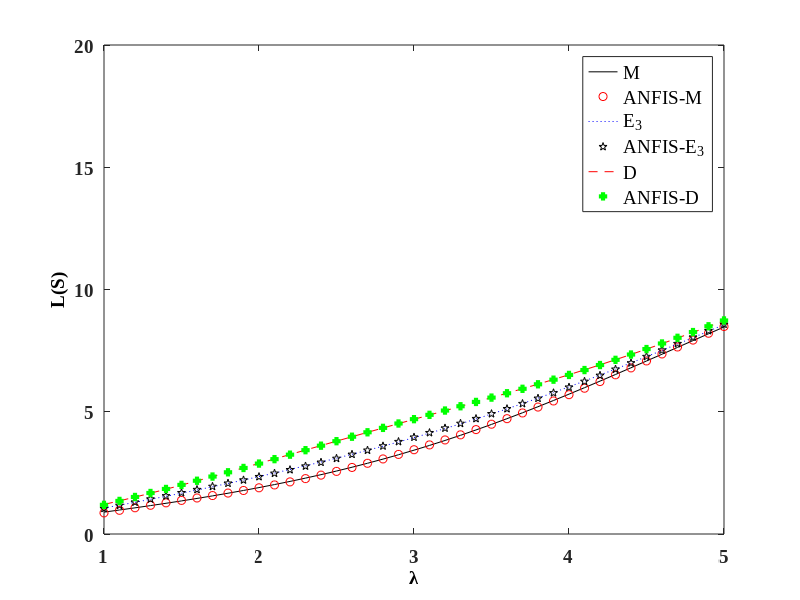

MATLAB code to generate this figure:
%% lambda expo balking L vs ens (actual pradicted) 
L=[	1	1.1	1.2	1.3	1.4	1.5	1.6	1.7	1.8	1.9	2	2.1	2.2	2.3	2.4	2.5	2.6	2.7	2.8	2.9	3	3.1	3.2	3.3	3.4	3.5	3.6	3.7	3.8	3.9	4	4.1	4.2	4.3	4.4	4.5	4.6	4.7	4.8	4.9	5	5.1	5.2	5.3	5.4	5.5	5.6	5.7	5.8	5.9	6	6.1	6.2	6.3	6.4	6.5	6.6	6.7	6.8	6.9	7	7.1	7.2	7.3	7.4	7.5	7.6	7.7	7.8	7.9	8	8.1	8.2	8.3	8.4	8.5	8.6	8.7	8.8	8.9	9	9.1	9.2	9.3	9.4	9.5	9.6	9.7	9.8	9.9	10];
ens=[	0.894413055	0.981408868	1.070510383	1.162041992	1.256326118	1.353689447	1.454466952	1.559004231	1.667658481	1.780798246	1.898802015	2.022055679	2.150948848	2.285870027	2.427200667	2.575308156	2.730537858	2.893204376	3.063582292	3.241896703	3.428313939	3.622932913	3.825777544	4.036790743	4.25583036	4.482667425	4.716986926	4.958391175	5.206405709	5.46048746	5.720034845	5.984399258	6.252897422	6.524824013	6.799463994	7.07610416	7.354043516	7.632602183	7.911128684	8.189005565	8.465653405	8.740533346	9.013148345	9.283043353	9.549804663	9.813058647	10.07247007	10.32774017	10.57860463	10.8248315	11.06621929	11.30259502	11.53381252	11.7597508	11.98031253	12.19542266	12.40502709	12.6090914	12.80759965	13.00055316	13.18796938	13.36988067	13.54633317	13.71738561	13.88310817	14.04358135	14.1988948	14.34914628	14.49444052	14.63488825	14.77060518	14.90171106	15.02832885	15.15058384	15.26860293	15.38251392	15.49244489	15.59852361	15.70087706	15.79963093	15.8949093	15.98683421	16.07552546	16.16110028	16.24367318	16.32335576	16.40025661	16.47448117	16.54613171	16.61530724	16.68210353];
ensp=[0.86366058	0.969302744	1.072953832	1.174742372	1.274966778	1.374140816	1.473030876	1.572673124	1.674357166	1.779565451	1.889865799	2.006767539	2.131565765	2.265206992	2.408207504	2.56064236	2.722203525	2.892308255	3.070230164	3.255226585	3.446643786	3.643991329	3.846984627	4.055558933	4.269858903	4.490206794	4.717050657	4.95089296	5.192200927	5.441303055	5.698281641	5.96287736	6.234426396	6.511850107	6.793709355	7.078321199	7.36391894	7.648824292	7.931597875	8.211142213	8.486745958	8.758072759	9.025108264	9.288082226	9.5473809	9.803460361	10.05676656	10.30766441	10.55637666	10.80293369	11.04713722	11.28854332	11.52647176	11.7600483	11.98828253	12.21017622	12.42484741	12.63164797	12.83024999	13.02068257	13.203313	13.3787802	13.54789851	13.71155265	13.87060146	14.02580106	14.17775052	14.32685858	14.47332705	14.61714724	14.75810701	14.89580897	15.02970214	15.15913091	15.283404	15.40188268	15.51408109	15.61976387	15.71902106	15.81229979	15.9003805	15.98429946	16.06523417	16.14437779	16.2228285	16.30151145	16.38113977	16.46221013	16.54502343	16.62971915	16.7163141];
ense=[	1.062758488	1.178342123	1.296920296	1.418453171	1.542889419	1.670176412	1.800268275	1.933132366	2.068754542	2.207143406	2.34833367	2.492388692	2.639402188	2.789499075	2.942835361	3.099596971	3.259997396	3.42427404	3.592683186	3.765493542	3.9429784	4.12540653	4.313032038	4.506083513	4.704752908	4.90918465	5.119465558	5.335616134	5.557583771	5.785238306	6.018370251	6.256691827	6.499840775	6.747386706	6.998839625	7.253660106	7.511270545	7.771066895	8.032430308	8.294738187	8.55737426	8.819737381	9.081248917	9.341358648	9.599549241	9.855339379	10.10828572	10.35798386	10.60406844	10.84621269	11.0841274	11.31755959	11.54629092	11.770136	11.98894053	12.20257946	12.41095516	12.61399553	12.81165223	13.00389884	13.1907292	13.37215566	13.54820744	13.71892906	13.88437878	14.04462712	14.19975542	14.34985451	14.49502339	14.63536803	14.77100019	14.90203639	15.02859689	15.15080478	15.26878514	15.38266428	15.49256904	15.59862619	15.70096187	15.79970112	15.89496743	15.9868824	16.07556543	16.16113347	16.24370076	16.32337871	16.40027572	16.47449711	16.54614501	16.61531835	16.68211282];
ensep=[	1.038621689	1.169594497	1.299621679	1.428792958	1.557294394	1.685433784	1.813661005	1.942576155	2.07291748	2.205522806	2.341263448	2.48095792	2.625281474	2.774692416	2.929393837	3.089339918	3.254283229	3.423849171	3.597619641	3.77521032	3.956331974	4.1408324	4.328719951	4.520171303	4.715525719	4.915266491	5.11998849	5.330349638	5.547004572	5.770521235	6.001285983	6.239409184	6.484649204	6.736375103	6.993584219	7.254979613	7.519096731	7.784454759	8.04970188	8.313727351	8.575724813	8.835204872	9.091965694	9.346035475	9.597600574	9.846929905	10.09430216	10.33993918	10.58394724	10.82626796	11.06664216	11.30459165	11.53942567	11.77027768	11.99617515	12.21613772	12.42929101	12.63497572	12.83283002	13.0228277	13.20526551	13.3807055	13.54988782	13.71363282	13.87274891	14.02795696	14.17983515	14.32878363	14.47500581	14.61850289	14.75907983	14.89636272	15.02982993	15.15885994	15.2827981	15.40104091	15.51313081	15.61884759	15.71827802	15.81184519	15.90028687	15.9845844	16.0658573	16.14524694	16.2238127	16.30245741	16.38188781	16.46260749	16.54493339	16.62902614	16.71492539];
ensd=[1.208485354	1.35613914	1.509581546	1.668420842	1.832185574	2.000344526	2.172325337	2.3475318	2.525359872	2.705212499	2.886513395	3.068719978	3.251335583	3.433921017	3.616105389	3.797596027	3.978187182	4.157767135	4.336323262	4.513944611	4.690821528	4.867241975	5.043584238	5.2203059	5.397929098	5.577022353	5.758179464	5.941996236	6.129046064	6.319855535	6.514881393	6.714490139	6.918941483	7.128376583	7.342811708	7.562137521	7.786123802	8.014429015	8.246613828	8.482157509	8.720475992	8.960940501	9.202895695	9.445676526	9.688623193	9.931093851	10.1724749	10.41218891	10.64970023	10.88451874	11.11620172	11.3443545	11.56862984	11.78872655	12.00438752	12.21539728	12.42157933	12.62279333	12.81893228	13.00991968	13.19570674	13.37626981	13.55160775	13.72173964	13.88670242	14.04654885	14.20134551	14.35117096	14.49611404	14.63627231	14.77175061	14.90265972	15.02911519	15.15123622	15.2691447	15.3829643	15.4928197	15.5988359	15.70113755	15.7998485	15.89509124	15.98698657	16.07565321	16.16120754	16.24376337	16.32343171	16.40032065	16.47453525	16.54617745	16.61534598	16.68213639];
ensdp=[1.192332129	1.35265216	1.514169884	1.677153545	1.84189522	2.008693243	2.177824465	2.349506606	2.523854277	2.700836442	2.880246631	3.06169767	3.244648317	3.4284603	3.612474386	3.796087978	3.978817489	4.160335594	4.340482473	4.519257262	4.696798957	4.8733654	5.04931619	5.22510208	5.401260491	5.57841446	5.757270558	5.938610069	6.123267184	6.312088769	6.505873203	6.705291269	6.910799578	7.122564204	7.340415443	7.563850605	7.792090101	8.024176702	8.259095386	8.495887048	8.733734523	8.97201014	9.210285071	9.448308118	9.685964303	9.923222715	10.16008057	10.39650794	10.63239611	10.86751232	11.10146476	11.33368278	11.56341879	11.78977753	12.01177547	12.22842704	12.43884682	12.64234998	12.83853062	13.02730104	13.20888438	13.38376432	13.55260485	13.71615759	13.87517234	14.03032197	14.18214656	14.33101677	14.47711426	14.62042598	14.76075063	14.89771723	15.03081744	15.15945377	15.283005	15.40090677	15.51274001	15.61831448	15.71773072	15.81140479	15.90004662	15.98459422	16.0661172	16.14571001	16.22439601	16.3030568	16.38239318	16.46291547	16.54495617	16.62869619	16.71419673];

 p=plot(L,ens,'k-',L,ensp,'ro', L, ense, 'b:', L,ensep,'kp', L,ensd,'r--', L,ensdp,'gs' ,'LineWidth',3,'MarkerSize',3);
  set(gca,'FontSize',14,'FontName','Times New Roman','FontWeight','Bold');
  xlim([1,5]), %ylim([1,15])
% %   set(gca,'XTick',[1:1:20],'YTick',[0:1:9],'FontSize',14,'FontName','Times New Roman','FontWeight','Bold');
   legend({'M','ANFIS-M', 'E_{3}','ANFIS-E_{3}','D','ANFIS-D'},'FontSize',14,'FontName','Times New Roman')
    ylabel('L(S)','FontSize',14,'FontName','Times New Roman', 'Color','k')
  xlabel('\lambda', 'FontSize',14,'FontName','Times New Roman','Color','k')
  
%%  lambda constant balking L vs ens (actual pradicted) 
% L	=[1	1.1	1.2	1.3	1.4	1.5	1.6	1.7	1.8	1.9	2	2.1	2.2	2.3	2.4	2.5	2.6	2.7	2.8	2.9	3	3.1	3.2	3.3	3.4	3.5	3.6	3.7	3.8	3.9	4	4.1	4.2	4.3	4.4	4.5	4.6	4.7	4.8	4.9	5];
% ens=[	0.871560442	0.963509114	1.0594047	1.15985913	1.265542358	1.377202211	1.495685441	1.621961156	1.757147588	1.902543016	2.059661366	2.230272553	2.416446695	2.620599809	2.845535985	3.094477257	3.371067012	3.679326408	4.023536806	4.408017546	4.836771645	5.312987831	5.838420188	6.412716117	7.032818502	7.692606444	8.382931876	9.092138679	9.807026731	10.51409005	11.20077439	11.85650388	12.47331214	13.04603711	13.57214636	14.05131943	14.48492134	14.87547487	15.22619852	15.54064043	15.82241194];
% ensp=[	0.855539827	0.968370965	1.073528564	1.172117341	1.268149091	1.368491953	1.480583449	1.6089248	1.753290651	1.910066312	2.075161866	2.246509033	2.425515448	2.617536628	2.831105085	3.075512399	3.357378144	3.678394486	4.036210915	4.427904975	4.853522913	5.317628765	5.828197182	6.393038609	7.014747579	7.686564542	8.392245878	9.110908938	9.823889326	10.51918593	11.19150534	11.83898896	12.4588474	13.04412158	13.58385346	14.06790053	14.49374199	14.86932264	15.20932074	15.52878029	15.83901869];
% ense=[	1.061309486	1.192874184	1.332184881	1.479728816	1.635962078	1.801308251	1.976159964	2.160886703	2.355851503	2.561438095	2.778089056	3.00635448	3.24694968	3.500819284	3.76920349	4.05369997	4.356311564	4.679465476	5.025984548	5.398986608	5.801686337	6.237079486	6.707505785	7.214117418	7.756322072	8.33131225	8.933816055	9.556187536	10.18888703	10.82129875	11.4427328	12.04340588	12.61521209	13.15217103	13.65053616	14.10862551	14.5264758	14.90542266	15.24768668	15.55601419	15.83339365];
% ensep=[	1.046266716	1.198313679	1.345613307	1.490316243	1.637100191	1.792566846	1.962797755	2.15044555	2.3538566	2.568836471	2.791300958	3.019176318	3.253264088	3.497303779	3.757148146	4.038845782	4.34620482	4.679458271	5.036277357	5.414473489	5.814515122	6.240538281	6.69952175	7.198733209	7.741978751	8.326223453	8.94092424	9.571164699	10.20274077	10.82583773	11.43543833	12.02898521	12.60295452	13.15021087	13.66014668	14.12272537	14.53433107	14.90051833	15.23324315	15.54552179	15.84765287];
% ensd=[	1.239913786	1.422729208	1.622857537	1.841499856	2.079506418	2.337232839	2.61442375	2.910153278	3.222840402	3.55034164	3.890108697	4.239388808	4.595442194	4.955753648	5.318221481	5.681314168	6.044190622	6.406782747	6.769838114	7.134916711	7.504329714	7.881002507	8.268241811	8.669392395	9.087386566	9.524221015	9.980435691	10.45470426	10.94365508	11.44200853	11.94304172	12.43929862	12.92339325	13.38873546	13.83004904	14.24362612	14.62733484	14.98044598	15.3033591	15.59729918	15.86403332];
% ensdp=[	1.226260065	1.42970786	1.635519618	1.849156352	2.077735571	2.328058615	2.603861043	2.904178988	3.224174392	3.557646128	3.899354966	4.246114225	4.596756854	4.95144628	5.310659762	5.674183985	6.040682623	6.408221696	6.775372705	7.142094587	7.510062347	7.882650186	8.26472768	8.662048339	9.079854037	9.520821444	9.983501397	10.46270387	10.95181434	11.44522268	11.93913517	12.4305661	12.91542519	13.38696313	13.83590521	14.2530438	14.63321102	14.97774264	15.29348375	15.58947595	15.87391625];
% p=plot(L,ens,'k-',L,ensp,'ro', L, ense, 'b:', L,ensep,'kp', L,ensd,'r--', L,ensdp,'gs' ,'LineWidth',3,'MarkerSize',3);
% set(gca,'FontSize',14,'FontName','Times New Roman','FontWeight','Bold');
%   xlim([1,4]), %ylim([1,15])
% % %   set(gca,'XTick',[1:1:20],'YTick',[0:1:9],'FontSize',14,'FontName','Times New Roman','FontWeight','Bold');
%    legend({'M','ANFIS-M', 'E_{3}','ANFIS-E_{3}','D','ANFIS-D'},'FontSize',14,'FontName','Times New Roman')
%     ylabel('L(S)','FontSize',14,'FontName','Times New Roman', 'Color','k')
%   xlabel('\lambda', 'FontSize',14,'FontName','Times New Roman','Color','k')
%   
  
%% lambda expo balking L vs CL (actual pradicted) 
% L=[	1	1.1	1.2	1.3	1.4	1.5	1.6	1.7	1.8	1.9	2	2.1	2.2	2.3	2.4	2.5	2.6	2.7	2.8	2.9	3	3.1	3.2	3.3	3.4	3.5	3.6	3.7	3.8	3.9	4	4.1	4.2	4.3	4.4	4.5	4.6	4.7	4.8	4.9	5	5.1	5.2	5.3	5.4	5.5	5.6	5.7	5.8	5.9	6	6.1	6.2	6.3	6.4	6.5	6.6	6.7	6.8	6.9	7	7.1	7.2	7.3	7.4	7.5	7.6	7.7	7.8	7.9	8	8.1	8.2	8.3	8.4	8.5	8.6	8.7	8.8	8.9	9	9.1	9.2	9.3	9.4	9.5	9.6	9.7	9.8	9.9	10];  
% cl=[0.070329585	0.082818113	0.096400613	0.111125686	0.127047982	0.144228346	0.162733951	0.182638375	0.204021587	0.226969811	0.251575235	0.27793553	0.306153143	0.336334348	0.368588019	0.403024122	0.439751931	0.478877966	0.520503708	0.56472314	0.611620176	0.661266097	0.713717068	0.769011889	0.827170057	0.888190277	0.952049488	1.018702475	1.088082089	1.160100067	1.234648409	1.311601224	1.390816955	1.472140861	1.555407618	1.640443949	1.727071154	1.815107467	1.904370181	1.994677502	2.085850121	2.177712506	2.27009395	2.362829384	2.455760014	2.548733806	2.641605846	2.734238633	2.826502293	2.918274752	3.009441883	3.099897609	3.189543986	3.27829126	3.366057878	3.452770469	3.538363786	3.622780592	3.705971507	3.787894805	3.868516168	3.947808389	4.025751041	4.102330116	4.177537627	4.251371195	4.323833619	4.394932438	4.464679487	4.533090464	4.600184497	4.665983731	4.730512925	4.793799074	4.855871049	4.916759264	4.976495362	5.035111935	5.092642256	5.149120051	5.20457928	5.259053954	5.312577964	5.365184939	5.416908116	5.467780232	5.517833432	5.567099193	5.61560826	5.663390593	5.710475331];
% clp=[0.055109007	0.076587048	0.097146914	0.116821921	0.135708203	0.15398131	0.171909828	0.189861963	0.208300585	0.227763161	0.248825565	0.272052922	0.297945088	0.326887345	0.359116771	0.394711094	0.433601099	0.475601996	0.520455752	0.567875872	0.617587962	0.669362181	0.723036283	0.778529625	0.835849065	0.895087509	0.956415212	1.020063354	1.086299275	1.155393424	1.227579707	1.303013344	1.381732785	1.463633616	1.548461519	1.635827814	1.725245733	1.816180361	1.90810209	2.000533657	2.093083846	2.185465185	2.277496749	2.369095466	2.460259985	2.551050542	2.641567194	2.731927594	2.822244765	2.912605092	3.003047186	3.093543175	3.183985219	3.274180881	3.363860914	3.452701271	3.540357747	3.626507606	3.710889611	3.793333603	3.873773728	3.952244208	4.028861094	4.103796031	4.177248187	4.2494189	4.320491376	4.39061589	4.459899791	4.528401264	4.596126065	4.663027028	4.729006922	4.793925864	4.857614686	4.919895131	4.980606178	5.039633402	5.09693584	5.152563606	5.206660733	5.259451514	5.311213517	5.362244267	5.412829551	5.463219426	5.513614603	5.564162666	5.614961608	5.666067617	5.717504432];
% cle=[0.079671405	0.094696363	0.11112307	0.128977922	0.148285754	0.169070444	0.191355606	0.215165333	0.240524967	0.267461861	0.296006119	0.326191277	0.358054894	0.391639022	0.426990522	0.464161168	0.503207515	0.544190478	0.587174601	0.632226971	0.679415795	0.728808628	0.780470293	0.834460551	0.890831603	0.949625529	1.010871784	1.074584881	1.140762394	1.209383398	1.280407435	1.353774074	1.42940309	1.507195241	1.587033595	1.668785324	1.752303852	1.837431246	1.924000729	2.011839196	2.100769654	2.190613499	2.281192585	2.372331054	2.463856909	2.555603352	2.647409873	2.739123147	2.830597726	2.921696586	3.012291519	3.102263418	3.19150245	3.279908149	3.367389417	3.453864465	3.539260679	3.623514434	3.706570846	3.788383483	3.868914017	3.948131852	4.026013711	4.102543192	4.177710316	4.251511043	4.323946801	4.395023992	4.46475352	4.533150316	4.60023288	4.666022845	4.730544553	4.793824656	4.855891752	4.916776029	4.976508949	5.035122957	5.092651207	5.149127329	5.204585206	5.259058787	5.312581914	5.365188173	5.416910769	5.467782413	5.517835231	5.56710068	5.615609493	5.663391618	5.710476186];
% clep=[0.065109559	0.088903404	0.112034989	0.134556044	0.156573629	0.178263063	0.199877652	0.221751743	0.244293412	0.267964096	0.293244926	0.32059318	0.350396018	0.382930843	0.418340981	0.456631743	0.497686661	0.541298987	0.587210962	0.635153468	0.684880654	0.736196771	0.788974659	0.843166639	0.898808864	0.956019777	1.014992641	1.075981388	1.139278855	1.205186992	1.273980103	1.345864483	1.420940315	1.499173306	1.58038318	1.664253262	1.750360495	1.838220159	1.927336167	2.017247437	2.107563164	2.197983612	2.288306697	2.378422997	2.468302767	2.557978194	2.647523239	2.737032388	2.826598926	2.916293139	3.006141204	3.096106408	3.186075459	3.27585344	3.365170895	3.453704761	3.541111686	3.62706832	3.711310337	3.793661646	3.874047982	3.952493627	4.02910437	4.104042405	4.177499067	4.249669903	4.32073443	4.390841159	4.460097301	4.52856221	4.596243813	4.663097867	4.729030596	4.793905872	4.8575583	4.919813044	4.980511679	5.039541046	5.096859701	5.152515349	5.206647886	5.259476308	5.311272549	5.362329003	5.412927468	5.463315482	5.51369271	5.564206934	5.614957246	5.666001482	5.717365275];
% cld	=[0.087617615	0.105203861	0.124632054	0.14592756	0.169101499	0.194151198	0.221061114	0.249804155	0.280343331	0.312633683	0.346624446	0.3822614	0.419489368	0.458254793	0.498508349	0.540207477	0.583318787	0.627820194	0.673702697	0.720971699	0.769647745	0.819766602	0.871378603	0.924547203	0.979346741	1.03585944	1.094171721	1.154369979	1.216535991	1.280742209	1.347047171	1.415491322	1.486093483	1.558848183	1.63372401	1.710663048	1.789581411	1.870370772	1.952900745	2.037021934	2.122569415	2.209366446	2.297228192	2.385965305	2.475387217	2.565305076	2.655534255	2.745896438	2.836221286	2.926347716	3.01612483	3.105412546	3.194081975	3.282015586	3.369107201	3.455261851	3.540395522	3.624434812	3.707316526	3.788987211	3.869402654	3.948527353	4.026333959	4.102802716	4.177920882	4.251682166	4.324086152	4.395137752	4.464846657	4.533226821	4.600295957	4.666075062	4.730587971	4.793860928	4.855922204	4.916801725	4.976530747	5.035141545	5.092667142	5.14914106	5.204597098	5.259069136	5.312590962	5.365196118	5.416917775	5.467788614	5.517840738	5.567105588	5.615613879	5.663395549	5.710479716];
% cldp=[0.073905552	0.10000195	0.125806941	0.151411935	0.176957042	0.202638762	0.228713614	0.255494878	0.283339872	0.312626489	0.343720227	0.376936078	0.412502414	0.450534854	0.491026379	0.533855857	0.578812467	0.625629969	0.674023642	0.723723902	0.774503036	0.826194013	0.878702119	0.932010901	0.98618379	1.041362077	1.097759026	1.155649101	1.215350898	1.277202674	1.341530564	1.408611666	1.478636639	1.551678474	1.627674494	1.706426726	1.787621779	1.870866544	1.955732369	2.041799021	2.12869113	2.216102801	2.303809418	2.391668138	2.479609814	2.567625187	2.655747579	2.744033551	2.832542382	2.921315008	3.010353398	3.099602094	3.188934653	3.278148423	3.366970893	3.455079272	3.542131855	3.627806159	3.711836096	3.794040178	3.874335152	3.952733702	4.0293289	4.104270614	4.177739426	4.249922376	4.320992924	4.391095845	4.460336626	4.528774546	4.596418799	4.663227513	4.729110206	4.793934797	4.857540457	4.919757027	4.980430276	5.039450001	5.096775732	5.152453692	5.20661985	5.259487419	5.311321709	5.362408787	5.413025367	5.463415664	5.513777867	5.564259877	5.614962074	5.665944286	5.717234451];
% L=[	1	1.1	1.2	1.3	1.4	1.5	1.6	1.7	1.8	1.9	2	2.1	2.2	2.3	2.4	2.5	2.6	2.7	2.8	2.9	3	3.1	3.2	3.3	3.4	3.5	3.6	3.7	3.8	3.9	4	4.1	4.2	4.3	4.4	4.5	4.6	4.7	4.8	4.9	5];
% cl=[	0.070329585	0.082818113	0.096400613	0.111125686	0.127047982	0.144228346	0.162733951	0.182638375	0.204021587	0.226969811	0.251575235	0.27793553	0.306153143	0.336334348	0.368588019	0.403024122	0.439751931	0.478877966	0.520503708	0.56472314	0.611620176	0.661266097	0.713717068	0.769011889	0.827170057	0.888190277	0.952049488	1.018702475	1.088082089	1.160100067	1.234648409	1.311601224	1.390816955	1.472140861	1.555407618	1.640443949	1.727071154	1.815107467	1.904370181	1.994677502	2.085850121];
% clp	=[0.055109007	0.076587048	0.097146914	0.116821921	0.135708203	0.15398131	0.171909828	0.189861963	0.208300585	0.227763161	0.248825565	0.272052922	0.297945088	0.326887345	0.359116771	0.394711094	0.433601099	0.475601996	0.520455752	0.567875872	0.617587962	0.669362181	0.723036283	0.778529625	0.835849065	0.895087509	0.956415212	1.020063354	1.086299275	1.155393424	1.227579707	1.303013344	1.381732785	1.463633616	1.548461519	1.635827814	1.725245733	1.816180361	1.90810209	2.000533657	2.093083846];
% cle	=[0.079671405	0.094696363	0.11112307	0.128977922	0.148285754	0.169070444	0.191355606	0.215165333	0.240524967	0.267461861	0.296006119	0.326191277	0.358054894	0.391639022	0.426990522	0.464161168	0.503207515	0.544190478	0.587174601	0.632226971	0.679415795	0.728808628	0.780470293	0.834460551	0.890831603	0.949625529	1.010871784	1.074584881	1.140762394	1.209383398	1.280407435	1.353774074	1.42940309	1.507195241	1.587033595	1.668785324	1.752303852	1.837431246	1.924000729	2.011839196	2.100769654];
% clep=[	0.065109559	0.088903404	0.112034989	0.134556044	0.156573629	0.178263063	0.199877652	0.221751743	0.244293412	0.267964096	0.293244926	0.32059318	0.350396018	0.382930843	0.418340981	0.456631743	0.497686661	0.541298987	0.587210962	0.635153468	0.684880654	0.736196771	0.788974659	0.843166639	0.898808864	0.956019777	1.014992641	1.075981388	1.139278855	1.205186992	1.273980103	1.345864483	1.420940315	1.499173306	1.58038318	1.664253262	1.750360495	1.838220159	1.927336167	2.017247437	2.107563164];
% cld	=[0.087617615	0.105203861	0.124632054	0.14592756	0.169101499	0.194151198	0.221061114	0.249804155	0.280343331	0.312633683	0.346624446	0.3822614	0.419489368	0.458254793	0.498508349	0.540207477	0.583318787	0.627820194	0.673702697	0.720971699	0.769647745	0.819766602	0.871378603	0.924547203	0.979346741	1.03585944	1.094171721	1.154369979	1.216535991	1.280742209	1.347047171	1.415491322	1.486093483	1.558848183	1.63372401	1.710663048	1.789581411	1.870370772	1.952900745	2.037021934	2.122569415];
% cldp=[	0.073905552	0.10000195	0.125806941	0.151411935	0.176957042	0.202638762	0.228713614	0.255494878	0.283339872	0.312626489	0.343720227	0.376936078	0.412502414	0.450534854	0.491026379	0.533855857	0.578812467	0.625629969	0.674023642	0.723723902	0.774503036	0.826194013	0.878702119	0.932010901	0.98618379	1.041362077	1.097759026	1.155649101	1.215350898	1.277202674	1.341530564	1.408611666	1.478636639	1.551678474	1.627674494	1.706426726	1.787621779	1.870866544	1.955732369	2.041799021	2.12869113];
% p=plot(L,cl,'k-',L,clp,'ro', L, cle, 'b:', L,clep,'kp', L,cld,'r--', L,cldp,'gs' ,'LineWidth',3,'MarkerSize',3);
%   set(gca,'FontSize',14,'FontName','Times New Roman','FontWeight','Bold');
% % xlim([1,5]),
% ylim([0,2.2])
%   set(gca,'YTick',[0:0.2:2.2],'FontSize',14,'FontName','Times New Roman','FontWeight','Bold');
%    legend({'M','ANFIS-M', 'E_{3}','ANFIS-E_{3}','D','ANFIS-D'},'FontSize',14,'FontName','Times New Roman')
%     ylabel('CL','FontSize',14,'FontName','Times New Roman', 'Color','k')
%   xlabel('\lambda', 'FontSize',14,'FontName','Times New Roman','Color','k')

%% lambda constant balking L vs CL (actual pradicted) 

% L	=[1	1.1	1.2	1.3	1.4	1.5	1.6	1.7	1.8	1.9	2	2.1	2.2	2.3	2.4	2.5	2.6	2.7	2.8	2.9	3	3.1	3.2	3.3	3.4	3.5	3.6	3.7	3.8	3.9	4	4.1	4.2	4.3	4.4	4.5	4.6	4.7	4.8	4.9	5];
% cl	=[0.068092736	0.080826796	0.09487306	0.110332516	0.127322397	0.145978783	0.166459772	0.188949301	0.213661702	0.240847073	0.270797481	0.30385395	0.340413981	0.380939078	0.425961233	0.476086643	0.531993963	0.594423263	0.664150835	0.741944487	0.828494878	0.924321657	1.029659472	1.144337973	1.267679654	1.398445469	1.534855582	1.67469842	1.815517932	1.954845127	2.090426201	2.220402289	2.343413093	2.458619776	2.565661776	2.664572123	2.755676212	2.839493286	2.9166522	2.987826143	3.053686276];
% clp	=[0.06433339	0.082054742	0.098195364	0.113116631	0.127826091	0.143914806	0.163016636	0.186049038	0.212865581	0.242589619	0.274271689	0.307435484	0.342377788	0.380239151	0.422802512	0.471958391	0.528991041	0.594134325	0.666772908	0.74615934	0.832142728	0.925499453	1.027728533	1.140342704	1.263853572	1.396940858	1.536435039	1.678292448	1.818945606	1.956154015	2.088999327	2.21726361	2.340611869	2.45796792	2.567492674	2.667423621	2.757323832	2.838620142	2.91391702	2.985836397	3.056303394];
% cle =[0.078963093	0.095122099	0.113209862	0.133353872	0.155684331	0.180333315	0.207434481	0.237123663	0.269540678	0.304832555	0.343158341	0.384695465	0.429647472	0.478252723	0.530793283	0.587602802	0.649071504	0.715645614	0.787817698	0.866103714	0.951002605	1.042935602	1.142165863	1.24870486	1.362219453	1.481960598	1.606737445	1.734955698	1.864725332	1.994023683	2.120882928	2.243563737	2.360682619	2.471275959	2.574801643	2.671092642	2.760282673	2.842722963	2.918904034	2.989390342	3.054770553];
% clep=[	0.075177578	0.096496512	0.116589404	0.136024198	0.155994076	0.178163583	0.204079587	0.23446613	0.268987638	0.306652472	0.346466305	0.387927724	0.431259898	0.477413401	0.527826333	0.583923144	0.646521673	0.715532291	0.790213102	0.869811243	0.954161095	1.043936872	1.140479454	1.245222905	1.358855015	1.480587151	1.608062	1.738096751	1.867790772	1.995263214	2.119686198	2.240782348	2.358129849	2.470613153	2.576395803	2.673673467	2.761830222	2.841986766	2.916427522	2.987543627	3.057141766];
% cld	=[0.08898521	0.109081851	0.132135212	0.158396751	0.188090634	0.221395989	0.258431293	0.299244008	0.343807787	0.392028159	0.44375612	0.498807851	0.556988157	0.61811511	0.682043769	0.748687261	0.818033919	0.890159228	0.965231056	1.043506057	1.125314408	1.211029681	1.30102108	1.395587392	1.494876186	1.598797945	1.706951441	1.81858092	1.932583898	2.047578817	2.162025927	2.274378627	2.383233131	2.48744624	2.586202626	2.679028642	2.765762526	2.846497467	2.921514102	2.991215204	3.056070101];
% cldp=[	0.085202827	0.110667309	0.135569749	0.160874609	0.188118606	0.219101836	0.255236592	0.296942688	0.343572827	0.393901818	0.446768956	0.501512404	0.558118785	0.617143847	0.679435731	0.745705152	0.81612381	0.890225531	0.967209007	1.046430554	1.127788517	1.211859638	1.29978297	1.392896245	1.492154552	1.597535484	1.707824453	1.821025526	1.935142482	2.048777837	2.16122915	2.272151926	2.381029317	2.486717563	2.587396744	2.681188157	2.767179198	2.846004402	2.919456548	2.989585922	3.058036605];
% p=plot(L,cl,'k-',L,clp,'ro', L, cle, 'b:', L,clep,'kp', L,cld,'r--', L,cldp,'gs' ,'LineWidth',3,'MarkerSize',3);
%   set(gca,'FontSize',14,'FontName','Times New Roman','FontWeight','Bold');
% xlim([1,4]),
% ylim([0,2.3])
%  % set(gca,'YTick',[0:0.2:2.2],'FontSize',14,'FontName','Times New Roman','FontWeight','Bold');
%    legend({'M','ANFIS-M', 'E_{3}','ANFIS-E_{3}','D','ANFIS-D'},'FontSize',14,'FontName','Times New Roman')
%     ylabel('CL','FontSize',14,'FontName','Times New Roman', 'Color','k')
%   xlabel('\lambda', 'FontSize',14,'FontName','Times New Roman','Color','k')

  %% mu expo balking M vs ens (actual pradicted) 

% L=[	1	1.5	2	2.5	3	3.5	4	4.5	5	5.5	6	6.5	7	7.5	8	8.5	9	9.5	10];
% ens=[	8.148281435	4.899528137	3.172455913	2.337238207	1.898802015	1.642076285	1.47739825	1.364119099	1.281938431	1.219817419	1.171314508	1.132446664	1.100630549	1.074122673	1.051706312	1.032507835	1.015884423	1.001352951	0.98854352];
% ensp=[	8.065932608	5.09648764	3.04826009	2.248715701	2.009202694	1.708083943	1.396626472	1.306692352	1.33613849	1.27256238	1.143125922	1.083894106	1.11464562	1.11138526	1.049044391	1.001845048	1.016420624	1.026642941	0.974422981];
% ense=[	8.16093673	5.01599153	3.440042742	2.716034146	2.34833367	2.137330219	2.003655491	1.912418916	1.846557925	1.796931242	1.758261938	1.727313147	1.701998084	1.680914815	1.663088387	1.647820646	1.634598948	1.623038615	1.612845478];
% ensep=[	8.075806842	5.220697748	3.307734791	2.629058243	2.462636824	2.201968322	1.920757976	1.855839126	1.901875639	1.849238895	1.729419618	1.678984638	1.71632801	1.717994209	1.660247473	1.617316952	1.635219165	1.648135729	1.598815436];
% ensd=[	8.177677822	5.163815394	3.768913826	3.173594844	2.886513395	2.727350011	2.628795291	2.562550084	2.515221074	2.479807914	2.452345518	2.430437312	2.412556014	2.397684892	2.385121984	2.374367511	2.365056179	2.356914886	2.349735401];
% ensdp=[	8.089444135	5.377260499	3.627113234	3.088943413	3.00509992	2.790088473	2.543635971	2.50716172	2.571689466	2.531440989	2.422820146	2.382509122	2.42721091	2.434447445	2.38208267	2.344132713	2.365770754	2.381719864	2.335848948];
% p=plot(L,ens,'k-',L,ensp,'ro', L, ense, 'b:', L,ensep,'kp', L,ensd,'r--', L,ensdp,'gs' ,'LineWidth',3,'MarkerSize',3);
% set(gca,'FontSize',14,'FontName','Times New Roman','FontWeight','Bold');
% ylim([1,8])
% %ylim([0,3.1])
% %set(gca,'YTick',[0:0.2:2.2],'FontSize',14,'FontName','Times New Roman','FontWeight','Bold');
% legend({'M','ANFIS-M', 'E_{3}','ANFIS-E_{3}','D','ANFIS-D'},'FontSize',14,'FontName','Times New Roman')
% ylabel('L(S)','FontSize',14,'FontName','Times New Roman', 'Color','k')
% xlabel('\mu', 'FontSize',14,'FontName','Times New Roman','Color','k')

%% mu expo balking M vs CL (actual pradicted) 
%  L=[1	1.5	2	2.5	3	3.5	4	4.5	5	5.5	6	6.5	7	7.5	8	8.5	9	9.5	10];
% cl=[1.056377453	0.659336839	0.431445055	0.31517313	0.251575235	0.213106361	0.187777718	0.169979358	0.156837316	0.146754958	0.138783226	0.132325731	0.126990103	0.122508141	0.118690533	0.11539994	0.112534366	0.110016498	0.107786683];
% clp	=[1.047314226	0.680798479	0.41852039	0.304549597	0.263749306	0.221040962	0.178742583	0.163135906	0.162952771	0.152983405	0.135618999	0.126620579	0.128560966	0.12689069	0.118419023	0.111791485	0.112576563	0.113005615	0.106122719];
% cle=[1.057543365	0.670949088	0.458458466	0.353105231	0.296006119	0.261412374	0.238491767	0.222257812	0.210172901	0.200828965	0.193387453	0.187319511	0.18227561	0.178015635	0.174369218	0.171212125	0.168451625	0.166017086	0.163853756];
% clep=[1.048165656	0.693276602	0.444661505	0.342606221	0.308607613	0.269237544	0.229220466	0.215468906	0.216415287	0.207044048	0.190152137	0.181607772	0.183879138	0.182404309	0.17408323	0.167598251	0.16849956	0.16900701	0.1621883];
% cld=[1.058970688	0.684849023	0.489933852	0.396643782	0.346624446	0.316236458	0.295932355	0.281404255	0.270477587	0.261947188	0.255093384	0.249460046	0.244743875	0.240735134	0.237284003	0.234280504	0.231642016	0.22930522	0.227220744];
% cldp=[1.04925106	0.708125736	0.475153548	0.386327153	0.359684126	0.323914842	0.286412992	0.274692499	0.276850813	0.268134487	0.251784161	0.243751733	0.246380999	0.245122638	0.236982422	0.230667075	0.231696208	0.232290716	0.225556606];
%  p=plot(L,cl,'k-',L,clp,'ro', L, cle, 'b:', L,clep,'kp', L,cld,'r--', L,cldp,'gs' ,'LineWidth',3,'MarkerSize',3);
%   set(gca,'FontSize',14,'FontName','Times New Roman','FontWeight','Bold');
% ylim([0.1,1.1]),
% % ylim([0,3.1])
% set(gca,'YTick',[0.1:0.1:1.2],'FontSize',14,'FontName','Times New Roman','FontWeight','Bold');
%     legend({'M','ANFIS-M', 'E_{3}','ANFIS-E_{3}','D','ANFIS-D'},'FontSize',14,'FontName','Times New Roman')
%     ylabel('CL','FontSize',14,'FontName','Times New Roman', 'Color','k')
%    xlabel('\mu', 'FontSize',14,'FontName','Times New Roman','Color','k')

%%   mu constant balking M vs ens (actual pradicted) 
% % L=[1  1.1  1.2	1.3	1.4	1.5	1.6	1.7	1.8	1.9	2	2.1	2.2	2.3	2.4	2.5	2.6	2.7	2.8	2.9	3	3.1	3.2	3.3	3.4	3.5	3.6	3.7	3.8	3.9	4	4.1	4.2	4.3	4.4	4.5	4.6	4.7	4.8	4.9	5	5.1	5.2	5.3	5.4	5.5	5.6	5.7	5.8	5.9	6	6.1	6.2	6.3	6.4	6.5	6.6	6.7	6.8	6.9	7	7.1	7.2	7.3	7.4	7.5	7.6	7.7	7.8	7.9	8	8.1	8.2	8.3	8.4	8.5	8.6	8.7	8.8	8.9	9	9.1	9.2	9.3	9.4	9.5	9.6	9.7	9.8	9.9	10];
% % ens=[14.28580363	13.16274644	11.91534128	10.60062495	9.294759498	8.072099198	6.985290783	6.057433315	5.286707122	4.656457678	4.1443372	3.728057539	3.388073551	3.108347857	2.876177845	2.681677821	2.517207843	2.376866361	2.256078655	2.151277575	2.059661366	1.979011841	1.907558276	1.843875412	1.786806706	1.735406269	1.688894638	1.646624857	1.60805627	1.572734116	1.54027353	1.510346912	1.48267387	1.457013179	1.433156287	1.410922059	1.390152483	1.370709146	1.352470328	1.33532859	1.319188764	1.303966269	1.289585695	1.275979601	1.263087506	1.250855013	1.239233077	1.228177362	1.217647697	1.207607597	1.198023858	1.188866195	1.18010693	1.171720721	1.163684321	1.155976364	1.148577185	1.141468652	1.134634019	1.128057797	1.12172564	1.115624243	1.109741246	1.104065154	1.098585262	1.09329159	1.088174822	1.083226252	1.078437733	1.073801636	1.069310809	1.064958538	1.060738516	1.056644814	1.05267185	1.048814366	1.045067405	1.041426288	1.037886598	1.034444158	1.031095019	1.02783544	1.02466188	1.02157098	1.018559555	1.015624581	1.012763184	1.009972633	1.007250331	1.004593805	1.002000703];
% % ensp=[14.24183843	12.98322323	11.74780455	10.5450401	9.386246019	8.284348062	7.25330415	6.307151186	5.458705978	4.718061	4.091129787	3.578563711	3.175332732	2.871122958	2.65149399	2.499541529	2.3977052	2.329379832	2.280102823	2.238238683	2.195206423	2.145366406	2.085700418	2.015398894	1.935432492	1.848146569	1.756885319	1.665631266	1.578637341	1.500034133	1.433413874	1.381421833	1.345415344	1.325266219	1.319369775	1.324880233	1.338131626	1.35515197	1.372159608	1.385950528	1.394130424	1.395193123	1.388480125	1.374068536	1.352630582	1.325294911	1.293525066	1.259017781	1.223614683	1.189215774	1.157681743	1.130715247	1.109719375	1.095644405	1.088848835	1.089011759	1.095133157	1.105641822	1.118600619	1.131967739	1.143855614	1.152734227	1.157548647	1.157749033	1.153252834	1.144367785	1.131702073	1.116079691	1.098469435	1.079927947	1.061551865	1.044431202	1.029595618	1.017947173	1.010178055	1.006679539	1.007458064	1.012082182	1.019685475	1.029040905	1.038702308	1.047185964	1.053150662	1.055536158	1.053636115	1.047103699	1.035905576	1.020247642	1.000494194	0.977095469	0.950530925];
% % ense=[14.28948246	13.17341514	11.9414401	10.65500563	9.392625801	8.227093466	7.206049857	6.346452421	5.641392851	5.071096286	4.611896606	4.241399863	3.94060422	3.694278082	3.490568085	3.320376183	3.176748862	3.054363394	2.949124683	2.857859603	2.778089056	2.707859093	2.645615856	2.590112686	2.540340753	2.495476898	2.454844138	2.417881508	2.384120865	2.353168892	2.32469304	2.298410447	2.274079159	2.251491105	2.230466456	2.210849049	2.19250267	2.175307998	2.159160093	2.14396631	2.129644568	2.116121897	2.103333211	2.091220286	2.079730879	2.068817984	2.058439193	2.048556156	2.039134099	2.030141428	2.021549367	2.013331655	2.005464278	1.997925233	1.990694323	1.983752973	1.977084075	1.970671844	1.964501691	1.958560114	1.9528346	1.947313531	1.941986111	1.936842291	1.931872708	1.927068624	1.922421878	1.917924838	1.913570359	1.909351743	1.905262708	1.901297352	1.897450129	1.893715818	1.890089504	1.886566553	1.883142592	1.879813494	1.876575356	1.873424489	1.870357401	1.867370782	1.864461498	1.861626572	1.858863182	1.856168645	1.853540411	1.850976057	1.848473272	1.846029861	1.843643729];
% % ensep=[14.19306903	12.97820675	11.78822315	10.63260173	9.52259884	8.470965703	7.491343732	6.597292148	5.800985617	5.111730129	4.534556215	4.069209181	3.709818887	3.445385227	3.26100385	3.13956371	3.063551752	3.016628326	2.984758159	2.95683199	2.924836086	2.883693192	2.830910905	2.766150296	2.690788969	2.607513632	2.519945767	2.43228372	2.348937057	2.274135438	2.211514258	2.163709123	2.132021049	2.116229262	2.1146147	2.124212279	2.141248199	2.161667005	2.181635294	2.197930433	2.208169171	2.210879714	2.205453975	2.192028796	2.171340119	2.144580504	2.113275179	2.079178823	2.044186194	2.010244507	1.979254291	1.952948703	1.932749656	1.919612285	1.91388447	1.915219296	1.92257761	1.934340468	1.948520442	1.963029234	1.975941867	1.985703248	1.991246642	1.992022683	1.987959367	1.979382415	1.96692293	1.951430704	1.933901657	1.915419778	1.897108366	1.880082537	1.865394417	1.853964513	1.846497713	1.843390412	1.844644985	1.849815976	1.858013573	1.867980156	1.878235384	1.887262055	1.89369017	1.896438211	1.894787283	1.888386376	1.877204922	1.861456578	1.841516435	1.817846886	1.790939667];
% % ensd=[14.29494607	13.18930712	11.98039403	10.73622559	9.538733166	8.458296839	7.535174786	6.777433121	6.170880824	5.691284009	5.31304789	5.013538685	4.774423557	4.581519442	4.424100919	4.294131078	4.18559288	4.093962889	4.015816313	3.94853733	3.890108697	3.838959234	3.793852975	3.753808157	3.718037587	3.685904393	3.656888903	3.630563636	3.606574253	3.584624917	3.564466953	3.545889992	3.528714989	3.512788696	3.497979243	3.48417258	3.471269598	3.459183784	3.447839302	3.437169403	3.427115115	3.417624147	3.408649977	3.400151076	3.39209026	3.384434139	3.377152644	3.370218625	3.363607505	3.357296984	3.35126678	3.345498405	3.339974972	3.334681023	3.329602384	3.324726031	3.320039977	3.315533171	3.311195405	3.30701724	3.302989928	3.299105358	3.29535599	3.291734813	3.288235294	3.28485134	3.281577262	3.27840774	3.275337795	3.272362761	3.269478261	3.266680187	3.263964674	3.261328089	3.258767009	3.256278207	3.253858639	3.251505432	3.249215869	3.246987381	3.244817537	3.242704033	3.240644685	3.238637423	3.23668028	3.234771387	3.232908969	3.231091337	3.229316882	3.227584074	3.225891454];
% % ensdp=[14.12203496	12.97159995	11.84858703	10.76257402	9.724801745	8.747851125	7.844992263	7.029173141	6.311697804	5.700755784	5.200072438	4.808001502	4.517330745	4.315912128	4.188009944	4.11607197	4.082546373	4.071412741	4.069230016	4.065659398	4.05353957	4.028650657	3.989307962	3.935897279	3.870421613	3.796088854	3.716938908	3.637489691	3.562375571	3.495959843	3.441924468	3.402871193	3.379998357	3.372931766	3.379772241	3.397374919	3.421811864	3.448917882	3.474803482	3.49624309	3.510895667	3.51736472	3.515137769	3.5044564	3.486161986	3.461547609	3.432230819	3.400048665	3.366967301	3.334993395	3.306073627	3.281972122	3.264124411	3.253480077	3.250361721	3.254379064	3.264435878	3.278849257	3.29556909	3.31245343	3.32753843	3.339247654	3.346510321	3.348787839	3.346030169	3.338592388	3.327139046	3.312554945	3.295870832	3.278204147	3.260709395	3.244529794	3.230741399	3.220283068	3.213870745	3.211902805	3.214373141	3.220816972	3.230315484	3.241575293	3.253077842	3.263270097	3.27075284	3.274424661	3.273556926	3.267798165	3.257124662	3.241761858	3.222099283	3.198614609	3.171814387];
% % p=plot(L,ens,'k-',L,ensp,'ro', L, ense, 'b:', L,ensep,'kp', L,ensd,'r--', L,ensdp,'gs' ,'LineWidth',3,'MarkerSize',3);
% % set(gca,'FontSize',14,'FontName','Times New Roman','FontWeight','Bold');
% % xlim([1,7])
% % ylim([0,3.1])
% % set(gca,'YTick',[0:0.2:2.2],'FontSize',14,'FontName','Times New Roman','FontWeight','Bold');
% % legend({'M','ANFIS-M', 'E_{3}','ANFIS-E_{3}','D','ANFIS-D'},'FontSize',14,'FontName','Times New Roman')
% % ylabel('L(S)','FontSize',14,'FontName','Times New Roman', 'Color','k')
% % xlabel('\mu', 'FontSize',14,'FontName','Times New Roman','Color','k')
% %  
%%   mu constant balking M vs ens (actual pradicted) 
% L=[	1					1.5					2					2.5					3					3.5					4					4.5					5					5.5					6					6.5					7					7.5					8					8.5					9					9.5					10];
% ens=[	14.28580363					8.072099198					4.1443372					2.681677821					2.059661366					1.735406269					1.54027353					1.410922059					1.319188764					1.250855013					1.198023858					1.155976364					1.12172564					1.09329159					1.069310809					1.048814366					1.031095019					1.015624581					1.002000703];
% ensp=[	14.24183843					8.284348062					4.091129787					2.499541529					2.195206423					1.848146569					1.433413874					1.324880233					1.394130424					1.325294911					1.157681743					1.089011759					1.143855614					1.144367785					1.061551865					1.006679539					1.038702308					1.047103699					0.950530925];
% ense=[	14.28948246					8.227093466					4.611896606					3.320376183					2.778089056					2.495476898					2.32469304					2.210849049					2.129644568					2.068817984					2.021549367					1.983752973					1.9528346					1.927068624					1.905262708					1.886566553					1.870357401					1.856168645					1.843643729];
% ensep=[	14.19306903					8.470965703					4.534556215					3.13956371					2.924836086					2.607513632					2.211514258					2.124212279					2.208169171					2.144580504					1.979254291					1.915219296					1.975941867					1.979382415					1.897108366					1.843390412					1.878235384					1.888386376					1.790939667];
% ensd=[	14.29494607					8.458296839					5.31304789					4.294131078					3.890108697					3.685904393					3.564466953					3.48417258					3.427115115					3.384434139					3.35126678					3.324726031					3.302989928					3.28485134					3.269478261					3.256278207					3.244817537					3.234771387					3.225891454];
% ensdp=[	14.12203496					8.747851125					5.200072438					4.11607197					4.05353957					3.796088854					3.441924468					3.397374919					3.510895667					3.461547609					3.306073627					3.254379064					3.32753843					3.338592388					3.260709395					3.211902805					3.253077842					3.267798165					3.171814387];
% p=plot(L,ens,'k-',L,ensp,'ro', L, ense, 'b:', L,ensep,'kp', L,ensd,'r--', L,ensdp,'gs' ,'LineWidth',3,'MarkerSize',3);
% set(gca,'FontSize',14,'FontName','Times New Roman','FontWeight','Bold');
% %xlim([1,7])
% ylim([0,15])
% set(gca,'YTick',[0:3:15],'FontSize',14,'FontName','Times New Roman','FontWeight','Bold');
% legend({'M','ANFIS-M', 'E_{3}','ANFIS-E_{3}','D','ANFIS-D'},'FontSize',14,'FontName','Times New Roman')
% ylabel('L(S)','FontSize',14,'FontName','Times New Roman', 'Color','k')
% xlabel('\mu', 'FontSize',14,'FontName','Times New Roman','Color','k')

%%   mu constant balking M vs CL (actual pradicted) 
% L=[	1					1.5					2					2.5					3					3.5					4					4.5					5					5.5					6					6.5					7					7.5					8					8.5					9					9.5					10];
% cl=[	1.461986621					1.006263962					0.549781361					0.357681821					0.270797481					0.223614					0.194356283					0.174509671					0.160174791					0.149336022					0.140851741					0.134028271					0.128420147					0.123728287					0.119744438					0.11631911					0.113342205					0.110730831					0.108421376];
% clp=[	1.518289527					1.003153617					0.561081004					0.342291284					0.27601362					0.231510753					0.189592705					0.169346115					0.1638622					0.153355614					0.138881869					0.130500909					0.129487867					0.12641491					0.11939561					0.114097147					0.113711104					0.112411235					0.10568132];
% cle=[	1.46222868					1.02124791					0.598060421					0.423230194					0.343158341					0.298711235					0.270531965					0.251031777					0.236701235					0.225703315					0.216983521					0.209892567					0.204008182					0.199043473					0.194796456					0.191120656					0.187907178					0.185073321					0.182555112];
% clep=[	1.514254773					1.02060108					0.607471464					0.408517187					0.348676947					0.306317155					0.265639454					0.245977048					0.240419049					0.229705401					0.214994718					0.206360588					0.205083233					0.201744023					0.194446971					0.188883864					0.188277356					0.186767957					0.179791846];
% cld	=[1.462485565					1.040691686					0.662594285					0.512763442					0.44375612					0.404547001					0.37903066					0.360940997					0.347362733					0.336750705					0.328204371					0.321160308					0.315246277					0.310205551					0.305854827					0.302059432					0.298718032					0.29575281					0.293102955];
% cldp=[	1.508906689					1.04336875					0.669556722					0.498761205					0.449768724					0.4118644					0.373893557					0.355972288					0.35117327					0.340770657					0.326162675					0.317589755					0.316348069					0.312944916					0.305495915					0.299788058					0.299095547					0.297474651					0.290294772];
% p=plot(L,cl,'k-',L,clp,'ro', L, cle, 'b:', L,clep,'kp', L,cld,'r--', L,cldp,'gs' ,'LineWidth',3,'MarkerSize',3);
% set(gca,'FontSize',14,'FontName','Times New Roman','FontWeight','Bold');
% %xlim([1,7])
% %ylim([0,3.1])
% %set(gca,'YTick',[0:0.2:2.2],'FontSize',14,'FontName','Times New Roman','FontWeight','Bold');
% legend({'M','ANFIS-M', 'E_{3}','ANFIS-E_{3}','D','ANFIS-D'},'FontSize',14,'FontName','Times New Roman')
% ylabel('CL','FontSize',14,'FontName','Times New Roman', 'Color','k')
% xlabel('\mu', 'FontSize',14,'FontName','Times New Roman','Color','k')


